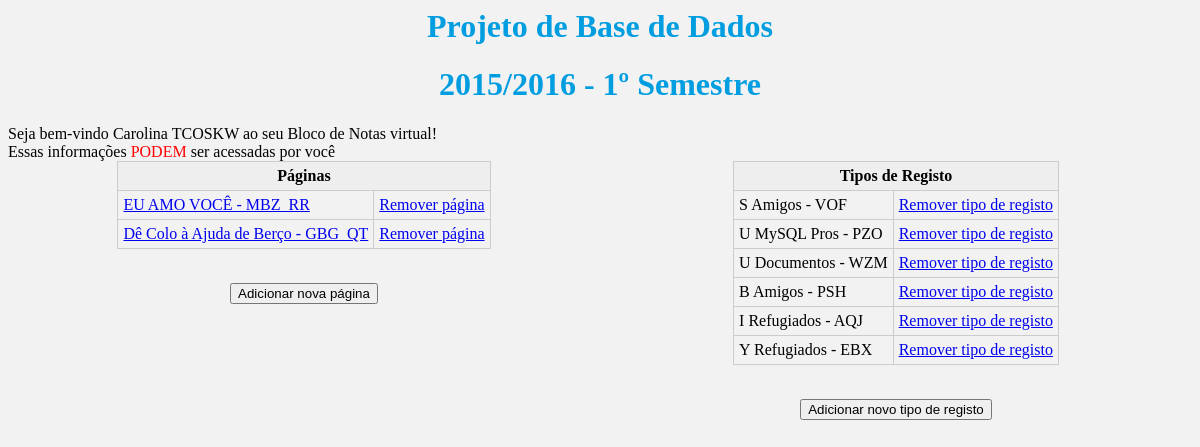
The app's page /index.php (signed in) with its own data.
### tables this page shows
CREATE TABLE IF NOT EXISTS pagina (
    userid INT NOT NULL,
    pagecounter INT NOT NULL,
    nome VARCHAR(1024) NOT NULL,
    idseq INT NOT NULL,
    ativa TINYINT(1) NOT NULL,
    ppagecounter INT NULL,
PRIMARY KEY (userid, pagecounter) ,
FOREIGN KEY (userid) REFERENCES utilizador (userid) ON DELETE CASCADE  ON UPDATE CASCADE,
FOREIGN KEY (idseq) REFERENCES  sequencia (contador_sequencia),
FOREIGN KEY (userid, ppagecounter) REFERENCES pagina (userid, pagecounter) 
);

CREATE TABLE IF NOT EXISTS  tipo_registo (
    userid INT NOT NULL,
    typecnt INT NOT NULL,
    nome MEDIUMTEXT NOT NULL,
    ativo TINYINT(1) NOT NULL,
    idseq INT NULL,
    ptypecnt INT,
PRIMARY KEY (userid, typecnt),
FOREIGN KEY (userid) REFERENCES utilizador (userid) ON DELETE CASCADE  
ON UPDATE CASCADE,
FOREIGN KEY (userid, ptypecnt) REFERENCES tipo_registo (userid, typecnt),
FOREIGN KEY (idseq) REFERENCES  sequencia (contador_sequencia)
);

### index.php (the view, shortened to what this page needs)
<html>
  <head>
    <link type="text/css" rel="stylesheet" href="css/stylesheet2.css"/>
  </head>
  <body>
    <h1> Projeto de Base de Dados</h1>
    <h1> 2015/2016 - 1º Semestre </h1>
    <?php
      try{
        $host = "db.ist.utl.pt";
        $user ="ist165909";
    $password = "password";
        $dbname = $user;
        $db = new PDO("mysql:host=$host;dbname=$dbname", $user, $password);
        $db->setAttribute(PDO::ATTR_ERRMODE, PDO::ERRMODE_EXCEPTION);
        $userid = $_SESSION['userid'];
        $email = $_SESSION['email'];
        $nome = $_SESSION['nome'];
        if(isset($email)){
          echo"Seja bem-vindo $nome ao seu Bloco de Notas virtual!<br>";
          echo"Essas informações <font color='red'>PODEM</font> ser acessadas por você <br>";
          $sql = "SELECT pagecounter, nome FROM pagina WHERE userid=$userid AND ativa=true";
          $select = $db->query($sql);
          echo '<div class="wrap">';
          echo '<table cellpadding="0" cellspacing="0" class="db-table">';
          echo '<thead><tr><th colspan="2">Páginas</th></tr></thead>';
          foreach($select as $row){
            echo '<tbody><tr>';
            echo("<td><a href=\"listarRegPag.php?pagecounter={$row['pagecounter']}&nomePagina={$row['nome']}\">{$row['nome']}</a></td>");
            echo("<td><a href=\"retirarPagina.php?pagecounter={$row['pagecounter']}\">Remover página</a></td>");
            echo '</tr></tbody>';
          }
          echo '</table><br>';
          echo '<p class="centro"><a href="novaPagina.php"><input type="button" value="Adicionar nova página"></a></p>';
          echo '</div>';
          $sql = "SELECT typecnt, nome FROM tipo_registo WHERE userid=$userid AND ativo=true";
          $select = $db->query($sql);
          echo '<div class="wrap">';
          echo '<table cellpadding="0" cellspacing="0" class="db-table">';
          echo '<thead><tr><th colspan="2">Tipos de Registo</th></tr></thead>';
          foreach($select as $row){
            echo '<tbody><tr>';
            echo '<td>', $row['nome'], '</td>';
            echo ("<td><a href=\"retirarTipoRegisto.php?typecnt={$row['typecnt']}\">Remover tipo de registo</a></td>");
            echo '</tr></tbody>';
          }
          echo '</table><br>';
          echo '<p class="centro"><a href="novoTipoRegisto.php"><input type="button" value="Adicionar novo tipo de registo"></a></p>';
          echo'</div>';
        }
      }catch (PDOException $e){
        echo("<p>ERROR: {$e->getMessage()}</p>");
      }
    ?>
  </body>
</html>

### css/stylesheet2.css (style rules this page uses)
body { background-color: #f2f2f2; }
h1 { color: #009de0; text-align: center; }
.wrap { width: 50%; float: left; }
table.db-table { border-right:1px solid #ccc; border-bottom:1px solid #ccc; margin: auto; }
table.db-table th { background:#eee; padding:5px; border-left:1px solid #ccc; border-top:1px solid #ccc; }
table.db-table td { padding:5px; border-left:1px solid #ccc; border-top:1px solid #ccc; }
p.centro { text-align: center; }

### records on screen
pagina: nome "EU AMO VOCÊ - MBZ_RR"
pagina: nome "Dê Colo à Ajuda de Berço - GBG_QT"
tipo_registo: nome "S Amigos - VOF"
tipo_registo: nome "U MySQL Pros - PZO"
tipo_registo: nome "U Documentos - WZM"
tipo_registo: nome "B Amigos - PSH"
tipo_registo: nome "I Refugiados - AQJ"
tipo_registo: nome "Y Refugiados - EBX"

### other values on screen
$nome "Carolina TCOSKW"
